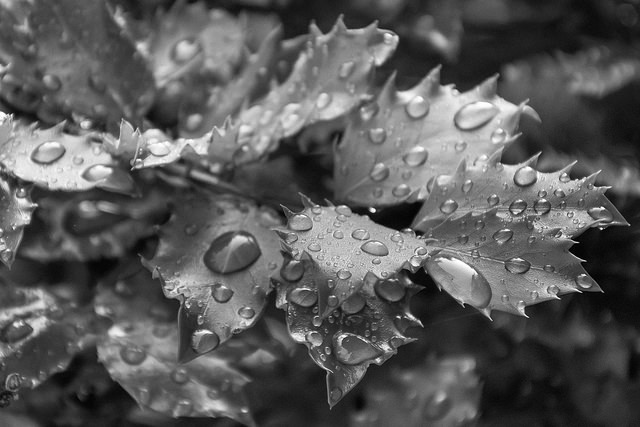
%> input picture Laboratorio 5 - Imágenes I/drops.png, 640 x 427 px
$ octave transformacion_gamma.m   (GNU Octave 9; MATLAB toolbox functions it lacks are replaced by stand-ins)
%> lines starting %> are read from the running program, lines starting %| are printed output that depends on the picture
i=imread('drops.png');
%> i is the input picture: size 427x640 uint8; min 0, max 255, mean 89.4
ip1=imadjust(i,[],[],3);
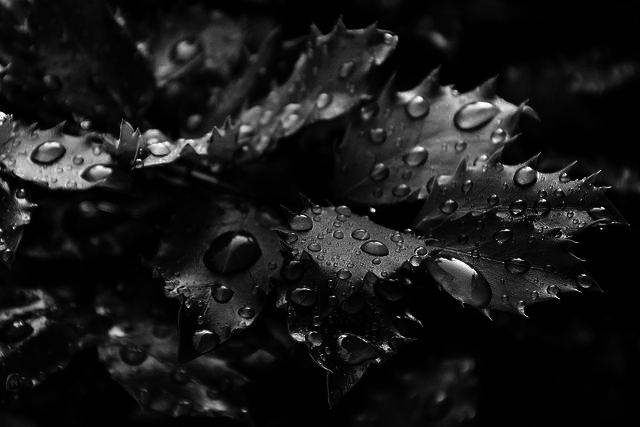
%> ip1: size 427x640 uint8; min 0, max 255, mean 24
ip2=imadjust(i,[],[],1);
ip3=imadjust(i,[],[],0.4);
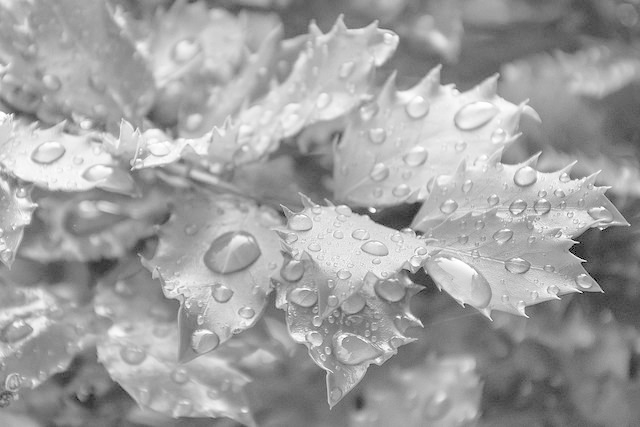
%> ip3: size 427x640 uint8; min 0, max 255, mean 160.2
figure,
subplot(2,2,1), imshow(i), title('original');
subplot(2,2,2), imshow(ip1), title('\gamma=3');
subplot(2,2,3), imshow(ip2), title('\gamma=1');
subplot(2,2,4), imshow(ip3), title('\gamma=0.4');

$ run again, with Laboratorio 5 - Imágenes I/autumn.png copied over Laboratorio 5 - Imágenes I/drops.png
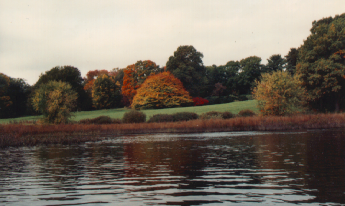
%> input picture Laboratorio 5 - Imágenes I/autumn.png, 345 x 206 px
%> i is the input picture: size 206x345x3 uint8; mean R, G, B 119.7, 110.2, 98.9
%> `ip1=imadjust(i,[],[],3);`:
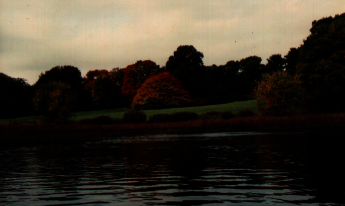
%> ip1: size 206x345x3 uint8; mean R, G, B 64.6, 57.5, 45.9
%> `ip3=imadjust(i,[],[],0.4);`:
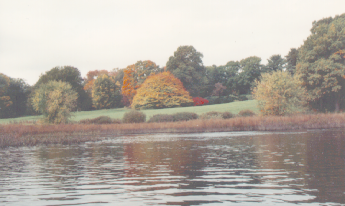
%> ip3: size 206x345x3 uint8; mean R, G, B 178.1, 170.2, 161.8

$ run again, with Laboratorio 5 - Imágenes I/cameraman.tif saved as Laboratorio 5 - Imágenes I/drops.png
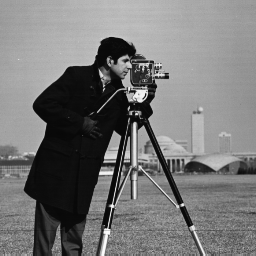
%> input picture Laboratorio 5 - Imágenes I/cameraman.tif, 256 x 256 px
%> i is the input picture: size 256x256 uint8; min 7, max 253, mean 118.7
%> `ip1=imadjust(i,[],[],3);`:
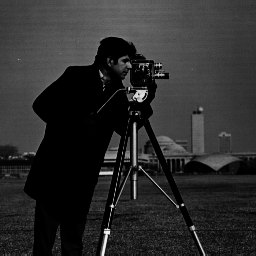
%> ip1: size 256x256 uint8; min 0, max 249, mean 44.3
%> `ip3=imadjust(i,[],[],0.4);`:
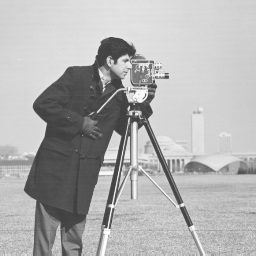
%> ip3: size 256x256 uint8; min 61, max 254, mean 176.6

$ run again, with Laboratorio 5 - Imágenes I/mandrill.bmp saved as Laboratorio 5 - Imágenes I/drops.png
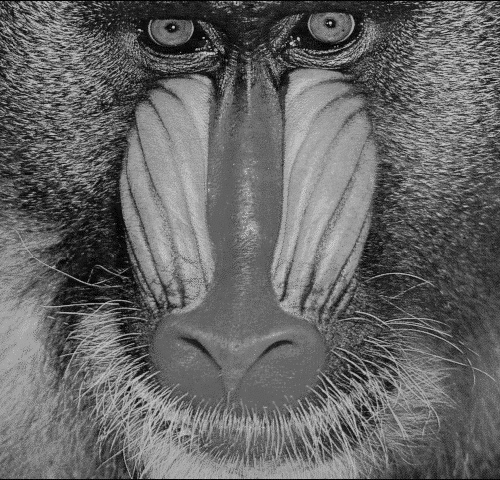
%> input picture Laboratorio 5 - Imágenes I/mandrill.bmp, 500 x 480 px
%> i is the input picture: size 480x500 uint8; min 0, max 202, mean 102.5
%> `ip1=imadjust(i,[],[],3);`:
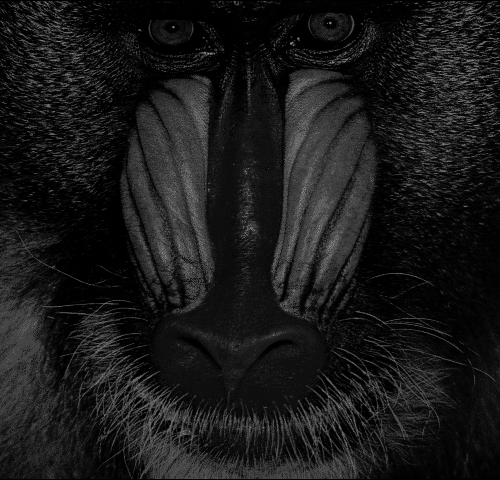
%> ip1: size 480x500 uint8; min 0, max 127, mean 25.6
%> `ip3=imadjust(i,[],[],0.4);`:
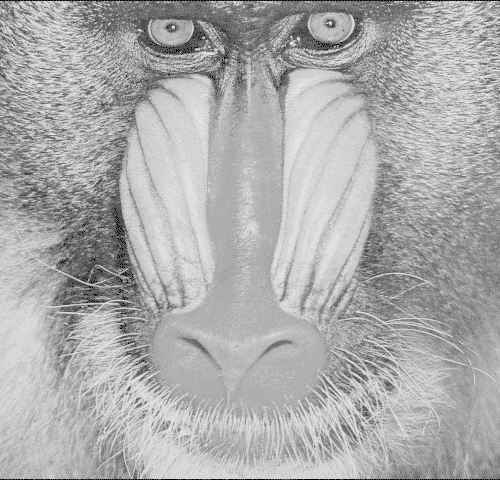
%> ip3: size 480x500 uint8; min 0, max 232, mean 171.9
